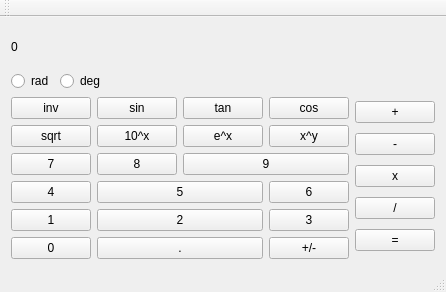
<?xml version="1.0" encoding="UTF-8"?>
<ui version="4.0">
 <class>AlvenMainWindow</class>
 <widget class="QMainWindow" name="AlvenMainWindow">
  <property name="geometry">
   <rect>
    <x>0</x>
    <y>0</y>
    <width>442</width>
    <height>292</height>
   </rect>
  </property>
  <property name="windowTitle">
   <string>AlvenMainWindow</string>
  </property>
  <widget class="QWidget" name="centralWidget">
   <layout class="QVBoxLayout" name="verticalLayout_3">
    <item>
     <widget class="QLabel" name="display">
      <property name="text">
       <string>0</string>
      </property>
     </widget>
    </item>
    <item>
     <layout class="QHBoxLayout" name="horizontalLayout_2">
      <item>
       <widget class="QRadioButton" name="btnRad">
        <property name="text">
         <string>rad</string>
        </property>
       </widget>
      </item>
      <item>
       <widget class="QRadioButton" name="btnDeg">
        <property name="text">
         <string>deg</string>
        </property>
       </widget>
      </item>
      <item>
       <spacer name="horizontalSpacer">
        <property name="orientation">
         <enum>Qt::Horizontal</enum>
        </property>
        <property name="sizeHint" stdset="0">
         <size>
          <width>108</width>
          <height>20</height>
         </size>
        </property>
       </spacer>
      </item>
     </layout>
    </item>
    <item>
     <layout class="QHBoxLayout" name="horizontalLayout">
      <item>
       <layout class="QVBoxLayout" name="verticalLayout_2">
        <item>
         <layout class="QGridLayout" name="gridLayout">
          <item row="0" column="0">
           <widget class="QPushButton" name="btnInv">
            <property name="text">
             <string>inv</string>
            </property>
            <property name="checkable">
             <bool>true</bool>
            </property>
           </widget>
          </item>
          <item row="0" column="1">
           <widget class="QPushButton" name="btnSin">
            <property name="text">
             <string>sin</string>
            </property>
           </widget>
          </item>
          <item row="0" column="2">
           <widget class="QPushButton" name="btnTan">
            <property name="text">
             <string>tan</string>
            </property>
           </widget>
          </item>
          <item row="0" column="3">
           <widget class="QPushButton" name="btnCos">
            <property name="text">
             <string>cos</string>
            </property>
           </widget>
          </item>
          <item row="1" column="0">
           <widget class="QPushButton" name="btnSqrt">
            <property name="text">
             <string>sqrt</string>
            </property>
           </widget>
          </item>
          <item row="1" column="1">
           <widget class="QPushButton" name="btnExp10">
            <property name="text">
             <string>10^x</string>
            </property>
           </widget>
          </item>
          <item row="1" column="2">
           <widget class="QPushButton" name="btnExp">
            <property name="text">
             <string>e^x</string>
            </property>
           </widget>
          </item>
          <item row="1" column="3">
           <widget class="QPushButton" name="btnPow">
            <property name="text">
             <string>x^y</string>
            </property>
           </widget>
          </item>
         </layout>
        </item>
        <item>
         <layout class="QGridLayout" name="gridLayout_2">
          <item row="0" column="0">
           <widget class="QPushButton" name="btn7">
            <property name="text">
             <string>7</string>
            </property>
           </widget>
          </item>
          <item row="0" column="1">
           <widget class="QPushButton" name="btn8">
            <property name="text">
             <string>8</string>
            </property>
           </widget>
          </item>
          <item row="0" column="2" colspan="2">
           <widget class="QPushButton" name="btn9">
            <property name="text">
             <string>9</string>
            </property>
           </widget>
          </item>
          <item row="1" column="0">
           <widget class="QPushButton" name="btn4">
            <property name="text">
             <string>4</string>
            </property>
           </widget>
          </item>
          <item row="1" column="1" colspan="2">
           <widget class="QPushButton" name="btn5">
            <property name="text">
             <string>5</string>
            </property>
           </widget>
          </item>
          <item row="1" column="3">
           <widget class="QPushButton" name="btn6">
            <property name="text">
             <string>6</string>
            </property>
           </widget>
          </item>
          <item row="2" column="0">
           <widget class="QPushButton" name="btn1">
            <property name="text">
             <string>1</string>
            </property>
           </widget>
          </item>
          <item row="2" column="1" colspan="2">
           <widget class="QPushButton" name="btn2">
            <property name="text">
             <string>2</string>
            </property>
           </widget>
          </item>
          <item row="2" column="3">
           <widget class="QPushButton" name="btn3">
            <property name="text">
             <string>3</string>
            </property>
           </widget>
          </item>
          <item row="3" column="0">
           <widget class="QPushButton" name="btn0">
            <property name="text">
             <string>0</string>
            </property>
           </widget>
          </item>
          <item row="3" column="1" colspan="2">
           <widget class="QPushButton" name="btnDecimal">
            <property name="text">
             <string>.</string>
            </property>
           </widget>
          </item>
          <item row="3" column="3">
           <widget class="QPushButton" name="btnSign">
            <property name="text">
             <string>+/-</string>
            </property>
           </widget>
          </item>
         </layout>
        </item>
       </layout>
      </item>
      <item>
       <layout class="QVBoxLayout" name="verticalLayout">
        <item>
         <widget class="QPushButton" name="btnPlus">
          <property name="text">
           <string>+</string>
          </property>
         </widget>
        </item>
        <item>
         <widget class="QPushButton" name="btnMinus">
          <property name="text">
           <string>-</string>
          </property>
         </widget>
        </item>
        <item>
         <widget class="QPushButton" name="btnTimes">
          <property name="text">
           <string>x</string>
          </property>
         </widget>
        </item>
        <item>
         <widget class="QPushButton" name="btnDiv">
          <property name="text">
           <string>/</string>
          </property>
         </widget>
        </item>
        <item>
         <widget class="QPushButton" name="btnEqual">
          <property name="text">
           <string>=</string>
          </property>
         </widget>
        </item>
       </layout>
      </item>
     </layout>
    </item>
   </layout>
  </widget>
  <widget class="QMenuBar" name="menuBar">
   <property name="geometry">
    <rect>
     <x>0</x>
     <y>0</y>
     <width>442</width>
     <height>21</height>
    </rect>
   </property>
  </widget>
  <widget class="QToolBar" name="mainToolBar">
   <attribute name="toolBarArea">
    <enum>TopToolBarArea</enum>
   </attribute>
   <attribute name="toolBarBreak">
    <bool>false</bool>
   </attribute>
  </widget>
  <widget class="QStatusBar" name="statusBar"/>
 </widget>
 <layoutdefault spacing="6" margin="11"/>
 <resources/>
 <connections/>
</ui>
